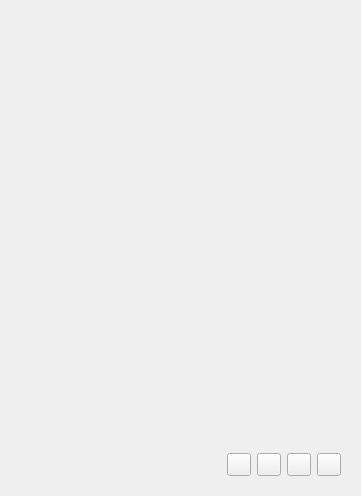
<?xml version="1.0" encoding="utf-8"?>
<ui version="4.0">
 <author>
    SPDX-FileCopyrightText: none
    SPDX-License-Identifier: GPL-3.0-or-later
  </author>
 <class>WdgPaletteListWidget</class>
 <widget class="QWidget" name="WdgPaletteListWidget">
  <property name="geometry">
   <rect>
    <x>0</x>
    <y>0</y>
    <width>361</width>
    <height>496</height>
   </rect>
  </property>
  <layout class="QVBoxLayout" name="verticalLayout_2">
   <item>
    <layout class="QVBoxLayout" name="verticalLayout">
     <item>
      <widget class="QWidget" name="viewPalette" native="true">
       <property name="sizePolicy">
        <sizepolicy hsizetype="Preferred" vsizetype="MinimumExpanding">
         <horstretch>0</horstretch>
         <verstretch>0</verstretch>
        </sizepolicy>
       </property>
      </widget>
     </item>
    </layout>
   </item>
   <item>
    <widget class="QWidget" name="ctrlLine" native="true">
     <property name="sizePolicy">
      <sizepolicy hsizetype="Preferred" vsizetype="Minimum">
       <horstretch>0</horstretch>
       <verstretch>0</verstretch>
      </sizepolicy>
     </property>
     <layout class="QHBoxLayout" name="horizontalLayout">
      <item>
       <spacer name="horizontalSpacer">
        <property name="orientation">
         <enum>Qt::Horizontal</enum>
        </property>
        <property name="sizeHint" stdset="0">
         <size>
          <width>40</width>
          <height>20</height>
         </size>
        </property>
       </spacer>
      </item>
      <item>
       <widget class="QToolButton" name="bnAdd">
        <property name="icon">
         <iconset theme="add">
          <normaloff>.</normaloff>
          .
         </iconset>
        </property>
       </widget>
      </item>
      <item>
       <widget class="QToolButton" name="bnExport">
        <property name="icon">
         <iconset theme="document-export">
          <normaloff>.</normaloff>
          .
         </iconset>
        </property>
       </widget>
      </item>
      <item>
       <widget class="QToolButton" name="bnImport">
        <property name="icon">
         <iconset theme="document-open">
          <normaloff>.</normaloff>
          .
         </iconset>
        </property>
       </widget>
      </item>
      <item>
       <widget class="QToolButton" name="bnRemove">
        <property name="icon">
         <iconset theme="list-remove">
          <normaloff>.</normaloff>
          .
         </iconset>
        </property>
       </widget>
      </item>
     </layout>
    </widget>
   </item>
  </layout>
 </widget>
 <resources/>
 <connections/>
</ui>
